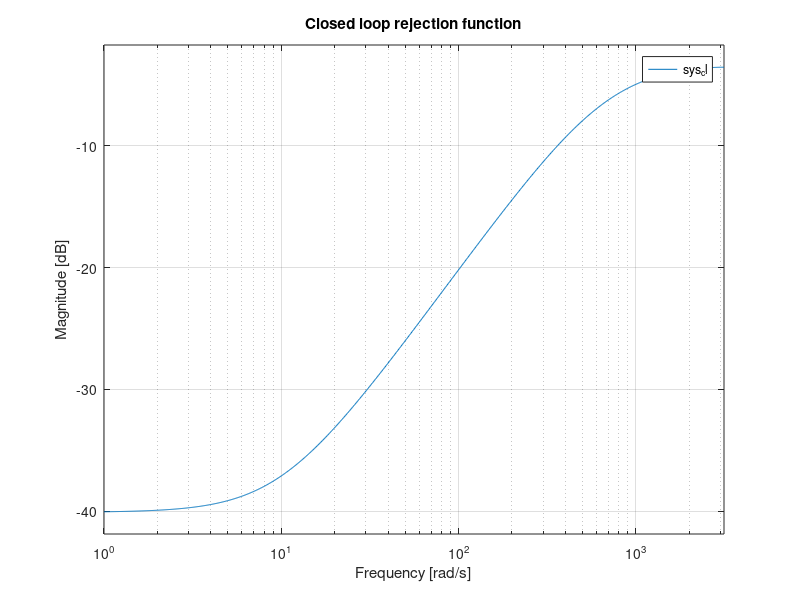
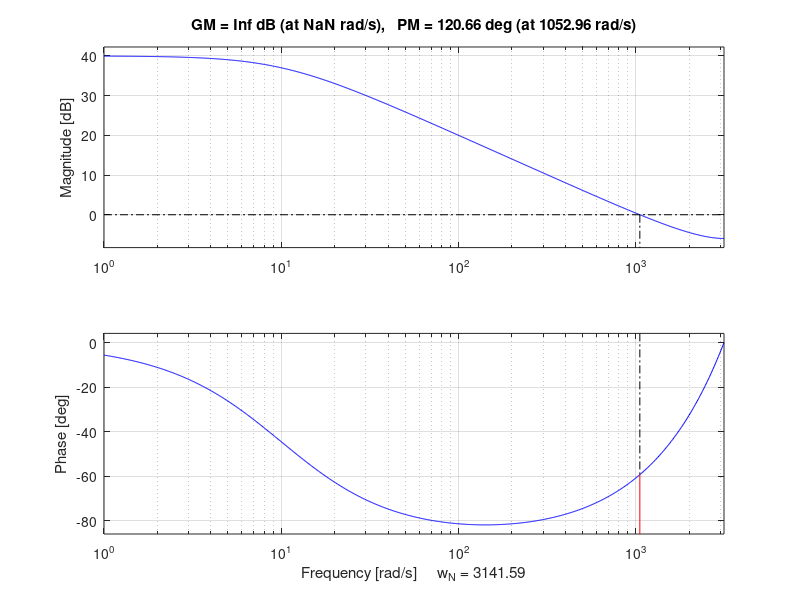

These figures' MATLAB source, in order: (Note: this script raises an error after producing the figures.)

fs = 1000; % sampling frequency
gain = 1; % integrator gain
RTC_delai = 0; % number of RTC delay frames 
leak = 0.01;
K = tf([gain,0],[1,-1+leak],1/fs); % integrator transfer function

dummy = zeros(1,1+RTC_delai);
dummy(1) = 1;
RTC = tf([1],dummy,1/fs); % RTC transfer function

WFS = tf([1,1],[2,0],1/fs); % WFS transfer function


% sys_ol = WFS*RTC*K; % open loop transfer function
sys_ol = RTC*K; % open loop transfer function
sys_cl = feedback(1,sys_ol); % closed loop transfer function

disp(['Eigenvalues closed-loop : ',...
    num2str(max(abs(eig(sys_cl)))), ' (stable if < 1)'])  

figure()
bodemag(sys_cl)
title('Closed loop rejection function')
grid on

% Open loop bode with margins
figure()
margin(sys_ol)


figure()
h = pzplot(sys_cl);
title('Closed loop zeros and poles')
% grid on

figure()
nyquist(sys_ol)
title('Open loop Nyquist')

figure()
step(sys_cl)